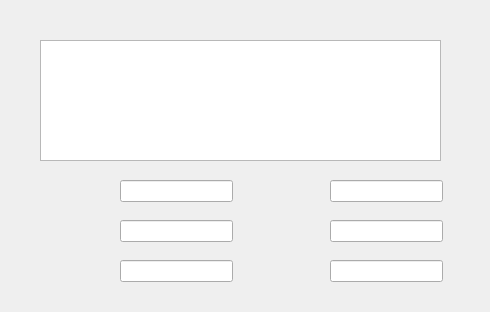
<?xml version="1.0" encoding="UTF-8"?>
<ui version="4.0">
 <class>win_main</class>
 <widget class="QWidget" name="win_main">
  <property name="geometry">
   <rect>
    <x>0</x>
    <y>0</y>
    <width>490</width>
    <height>312</height>
   </rect>
  </property>
  <property name="windowTitle">
   <string>win_main</string>
  </property>
  <widget class="QTextEdit" name="textEdit">
   <property name="geometry">
    <rect>
     <x>40</x>
     <y>40</y>
     <width>401</width>
     <height>121</height>
    </rect>
   </property>
  </widget>
  <widget class="QLineEdit" name="lineEdit_ax">
   <property name="geometry">
    <rect>
     <x>120</x>
     <y>180</y>
     <width>113</width>
     <height>22</height>
    </rect>
   </property>
  </widget>
  <widget class="QLineEdit" name="lineEdit_ay">
   <property name="geometry">
    <rect>
     <x>120</x>
     <y>220</y>
     <width>113</width>
     <height>22</height>
    </rect>
   </property>
  </widget>
  <widget class="QLineEdit" name="lineEdit_az">
   <property name="geometry">
    <rect>
     <x>120</x>
     <y>260</y>
     <width>113</width>
     <height>22</height>
    </rect>
   </property>
  </widget>
  <widget class="QLineEdit" name="lineEdit_gx">
   <property name="geometry">
    <rect>
     <x>330</x>
     <y>180</y>
     <width>113</width>
     <height>22</height>
    </rect>
   </property>
  </widget>
  <widget class="QLineEdit" name="lineEdit_gz">
   <property name="geometry">
    <rect>
     <x>330</x>
     <y>260</y>
     <width>113</width>
     <height>22</height>
    </rect>
   </property>
  </widget>
  <widget class="QLineEdit" name="lineEdit_gy">
   <property name="geometry">
    <rect>
     <x>330</x>
     <y>220</y>
     <width>113</width>
     <height>22</height>
    </rect>
   </property>
  </widget>
 </widget>
 <layoutdefault spacing="6" margin="11"/>
 <resources/>
 <connections/>
</ui>
